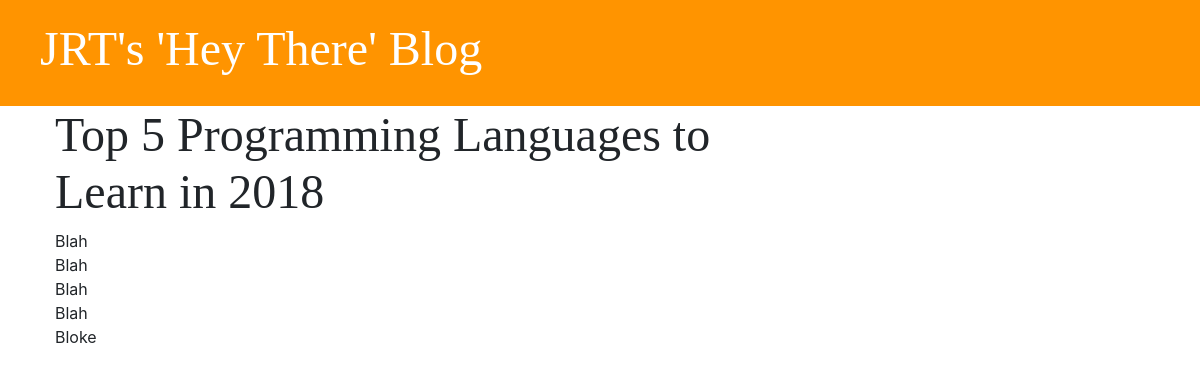
The app's page /post/2/, older data.
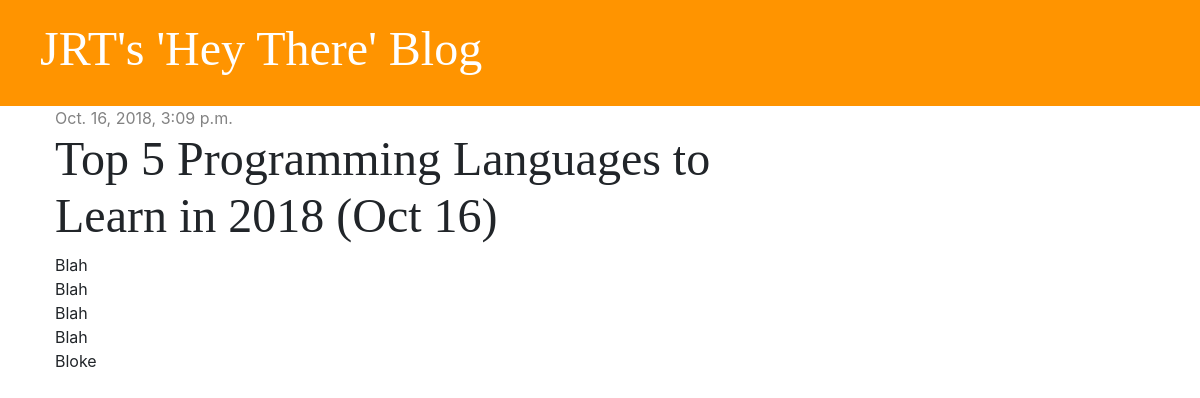
The same page, newer data.
### blog/models.py (models this page shows, shortened)
class Post(models.Model):
    author = models.ForeignKey('auth.User', on_delete=models.CASCADE)
    title = models.CharField(max_length=200)
    text = models.TextField()
    created_date = models.DateTimeField(default=timezone.now)
    published_date = models.DateTimeField(blank=True, null=True)

### blog/views.py (the view)
# urls.py: path('post/<int:pk>/', views.post_detail, name='post_detail'),
def post_detail(request, pk):
    post = get_object_or_404(Post, pk=pk)
    stuff_for_front_end = {'post': post}
    return render(request, 'blog/post_detail.html', stuff_for_front_end)

### blog/templates/blog/post_detail.html
{% extends 'blog/base.html' %}
{% block content %}
    <div class="post">
        {% if post.published_date %}
            <div class="date">
                {{ post.published_date }}
            </div>
        {% endif %}
        <h1>{{ post.title }}</h1>
        <p>{{ post.text|linebreaksbr }}</p>
    </div>
{% endblock %}

### blog/templates/blog/base.html (shortened to what this page needs)
{% load staticfiles %}
<html>
<head>
    <link rel="stylesheet" href="https://stackpath.bootstrapcdn.com/bootstrap/4.1.3/css/bootstrap.min.css">
    <link rel="stylesheet" href="{% static 'css/blog.css' %}">
</head>
<body>
<div class="page-header">
    <h1><a href="/">JRT's 'Hey There' Blog</a></h1>
</div>
<div class="content container">
    <div class="row">
        <div class="col-md-8">
            {% block content %}
            {% endblock %}
         </div>
    </div>
</div>
</body>
</html>

### blog/static/css/blog.css (style rules this page uses)
.page-header { background-color: #ff9400; margin-top: 0; padding: 20px 20px 20px 40px; }
.page-header h1, .page-header h1 a { color: #ffffff; font-size: 36pt; text-decoration: none; }
.content { margin-left: 40px; }
h1, h2, h3, h4 { font-family: 'Tangerine', 'Inconsolata', 'Droid Sans', serif; font-size: 48px; }
.date { color: #828282; }
.post { margin-bottom: 70px; }

Row changes from the older to the newer data that the page shows:
changed Post "Blah Blah Blah Blah Bloke": published_date (not shown) → "Oct. 16, 2018, 3:09 p.m."; title "Top 5 Programming Languages to Learn in 2018" → "Top 5 Programming Languages to Learn in 2018 (Oct 16)"
